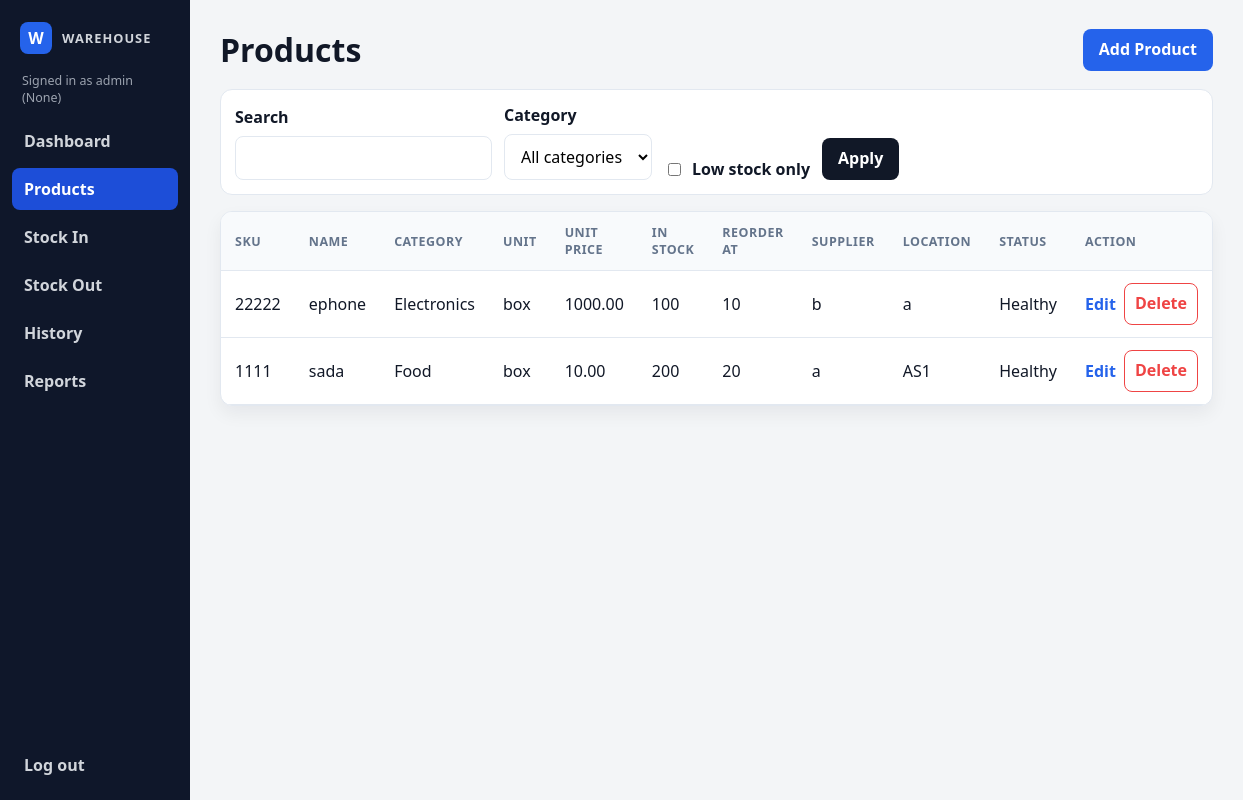
Before: /products (signed in) with the older database file.
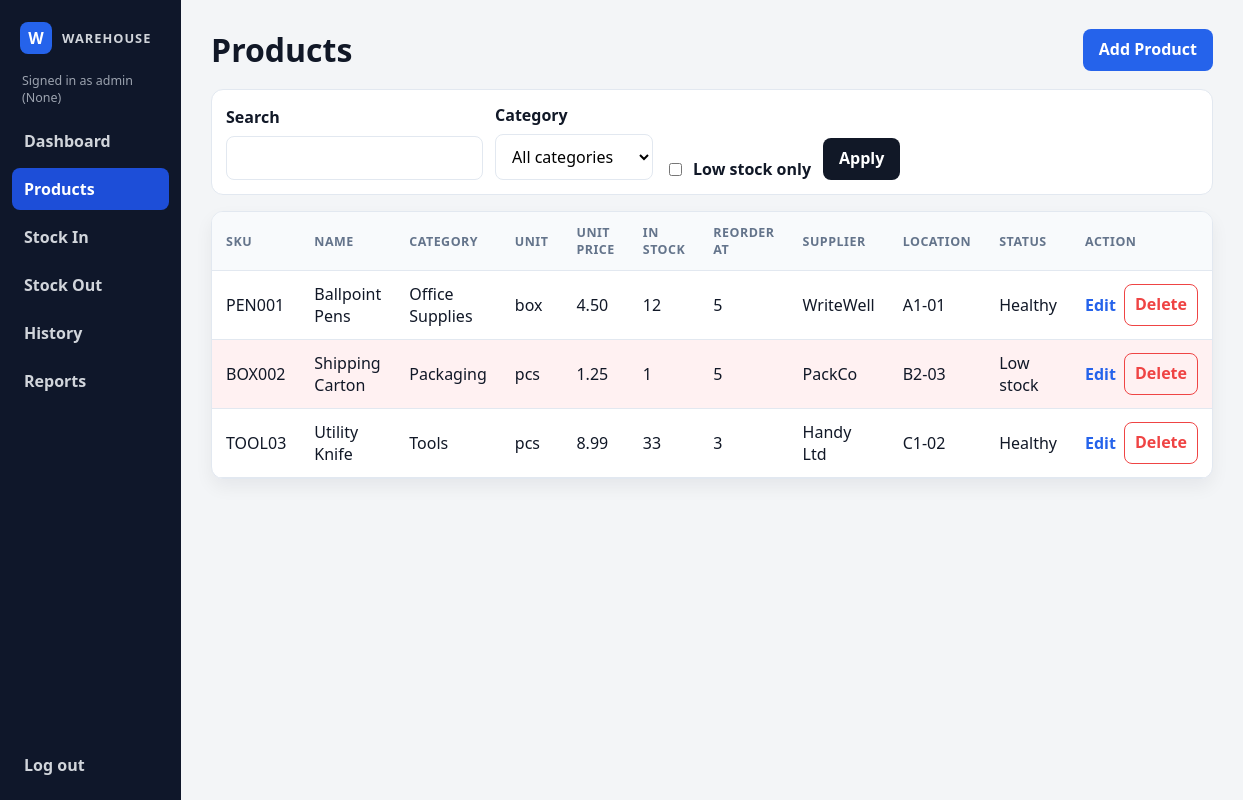
After: the same page with the newer database file.
### tables this page shows
CREATE TABLE products (
                    id INTEGER PRIMARY KEY AUTOINCREMENT,
                    sku TEXT NOT NULL COLLATE NOCASE UNIQUE,
                    name TEXT NOT NULL,
                    category TEXT NOT NULL,
                    unit TEXT NOT NULL,
                    unit_price REAL NOT NULL CHECK (unit_price >= 0),
                    quantity INTEGER NOT NULL CHECK (quantity >= 0),
                    reorder_level INTEGER NOT NULL CHECK (reorder_level >= 0),
                    supplier TEXT NOT NULL DEFAULT '',
                    location TEXT NOT NULL DEFAULT ''
                );

### warehouse/web_app.py (the view)
    @app.route("/products", methods=["GET"])
    @login_required
    def products():
        search = request.args.get("search", "").strip()
        low_stock_only = request.args.get("low_stock", "") == "1"
        category = request.args.get("category", "").strip()
        product_list = db.list_products(search=search, low_stock=low_stock_only, category=category)
        categories = sorted({product.category for product in db.list_products()})
        return render_template(
            "products.html",
            products=product_list,
            categories=categories,
            current_search=search,
            current_category=category,
            low_stock_only=low_stock_only,
            page_title="Products",
        )

### warehouse/db.py (called while the page is built)
    def connect(self) -> sqlite3.Connection:
        connection = sqlite3.connect(self.path, timeout=10)
        connection.row_factory = sqlite3.Row
        connection.execute("PRAGMA foreign_keys = ON")
        return connection

    @contextmanager
    def _connection(self) -> Iterator[sqlite3.Connection]:
        connection = self.connect()
        try:
            with connection:
                yield connection
        finally:
            connection.close()

    @staticmethod
    def _product(row: sqlite3.Row) -> Product:
        return Product(
            id=row["id"],
            sku=row["sku"],
            name=row["name"],
            category=row["category"],
            unit=row["unit"],
            unit_price=row["unit_price"],
            quantity=row["quantity"],
            reorder_level=row["reorder_level"],
            supplier=row["supplier"],
            location=row["location"],
        )

### warehouse/templates/products.html (shortened to what this page needs)
{% extends 'base.html' %}
{% block content %}
  <div class="page-header">
    <h1>Products</h1>
    <div class="header-actions">
      <a class="button primary" href="{{ url_for('add_product') }}">Add Product</a>
    </div>
  </div>
  <form class="toolbar" method="get" action="{{ url_for('products') }}">
    <div class="field-group compact">
      <label>Search</label>
      <input type="text" name="search" value="{{ current_search }}">
    </div>
    <div class="field-group compact">
      <label>Category</label>
      <select name="category">
        <option value="">All categories</option>
      </select>
    </div>
    <label class="checkbox-row">
      <input type="checkbox" name="low_stock" value="1" {% if low_stock_only %}checked{% endif %}>
      Low stock only
    </label>
    <button type="submit">Apply</button>
  </form>
  {% if products %}
    <div class="table-wrap">
      <table>
        <thead>
          <tr>
            <th>SKU</th>
            <th>Name</th>
            <th>Category</th>
            <th>Unit</th>
            <th>Unit Price</th>
            <th>In Stock</th>
            <th>Reorder At</th>
            <th>Supplier</th>
            <th>Location</th>
            <th>Status</th>
            {% if current_user.role != 'employee' %}
              <th>Action</th>
            {% endif %}
          </tr>
        </thead>
        <tbody>
          {% for product in products %}
            <tr class="{% if product.quantity <= product.reorder_level %}alert-row{% endif %}">
              <td>{{ product.sku }}</td>
              <td>{{ product.name }}</td>
              <td>{{ product.category }}</td>
              <td>{{ product.unit }}</td>
              <td>{{ '%.2f'|format(product.unit_price) }}</td>
              <td>{{ product.quantity }}</td>
              <td>{{ product.reorder_level }}</td>
              <td>{{ product.supplier }}</td>
              <td>{{ product.location }}</td>
              <td>{{ 'Low stock' if product.quantity <= product.reorder_level else 'Healthy' }}</td>
              {% if current_user.role != 'employee' %}
                <td>
                  <div class="inline-actions">
                    <a href="{{ url_for('edit_product', product_id=product.id) }}" class="link-button">Edit</a>
                    <form method="post" action="{{ url_for('delete_product', product_id=product.id) }}" onsubmit="return confirm('Delete {{ product.sku }} - {{ product.name }}?');">
                      <button type="submit" class="danger-link">Delete</button>
                    </form>
                  </div>
                </td>
              {% endif %}
            </tr>
          {% endfor %}
        </tbody>
      </table>
    </div>
  {% else %}
    <div class="empty-state">No products match the current filter.</div>
  {% endif %}
{% endblock %}

Changed rows visible on the page:
removed products: sku "22222", name "ephone", category "Electronics", unit "box", unit_price "1000.00", quantity "100", reorder_level "10", supplier "b", location "a", quantity+reorder_level "Healthy"
removed products: sku "1111", name "sada", category "Food", unit "box", unit_price "10.00", quantity "200", reorder_level "20", supplier "a", location "AS1", quantity+reorder_level "Healthy"
added products: sku "PEN001", name "Ballpoint Pens", category "Office Supplies", unit "box", unit_price "4.50", quantity "12", reorder_level "5", supplier "WriteWell", location "A1-01", quantity+reorder_level "Healthy"
added products: sku "BOX002", name "Shipping Carton", category "Packaging", unit "pcs", unit_price "1.25", quantity "1", reorder_level "5", supplier "PackCo", location "B2-03", quantity+reorder_level "Low stock"
added products: sku "TOOL03", name "Utility Knife", category "Tools", unit "pcs", unit_price "8.99", quantity "33", reorder_level "3", supplier "Handy Ltd", location "C1-02", quantity+reorder_level "Healthy"
